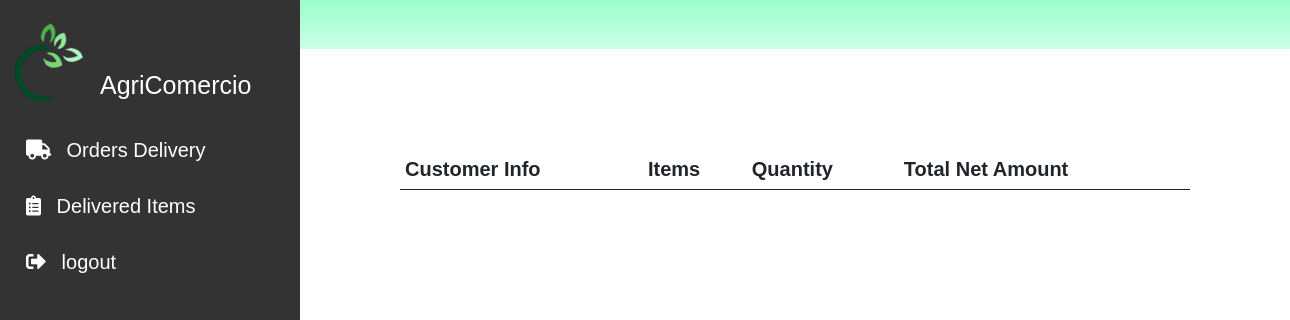
The page /shipper/order_history.php on the database as committed earlier.
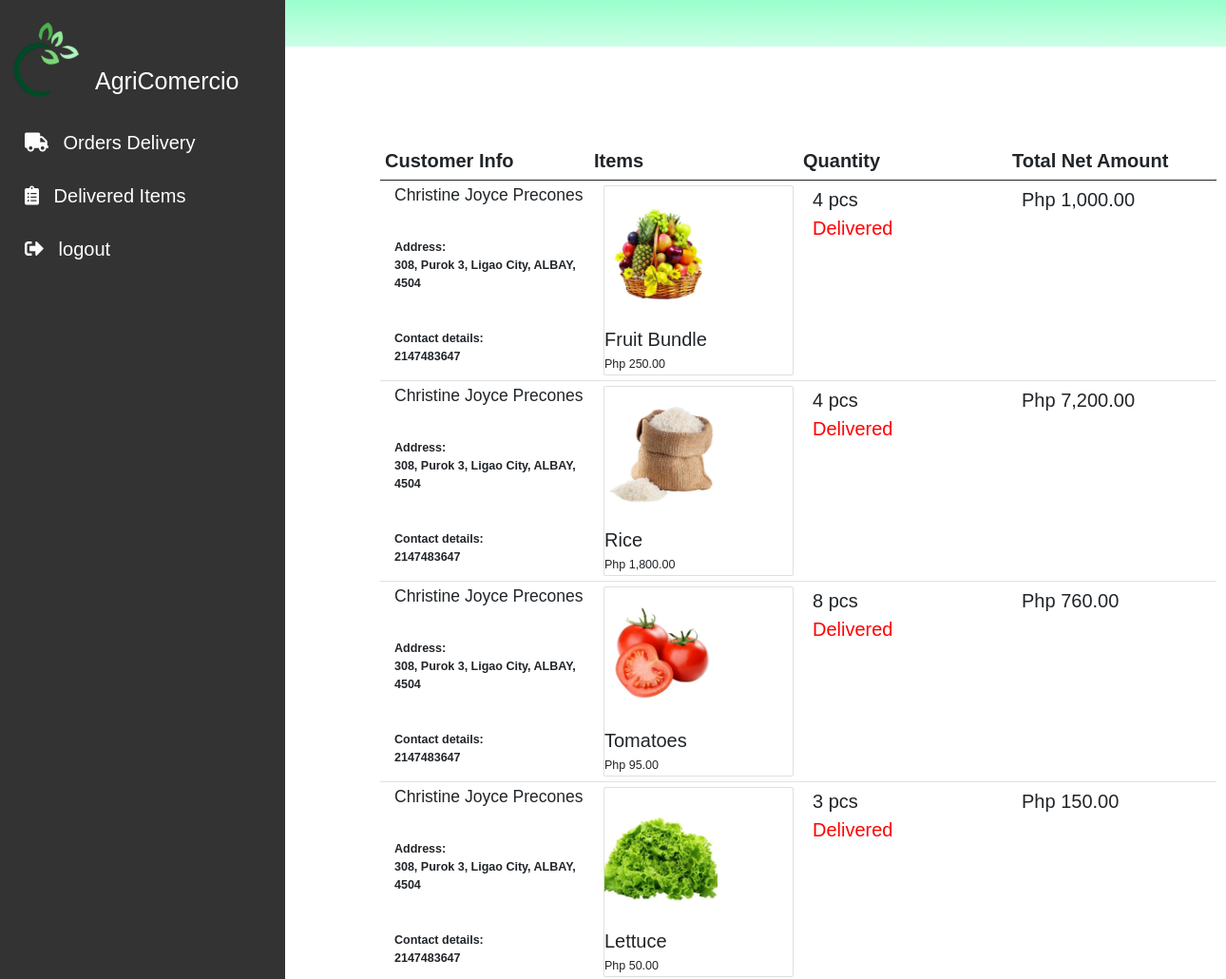
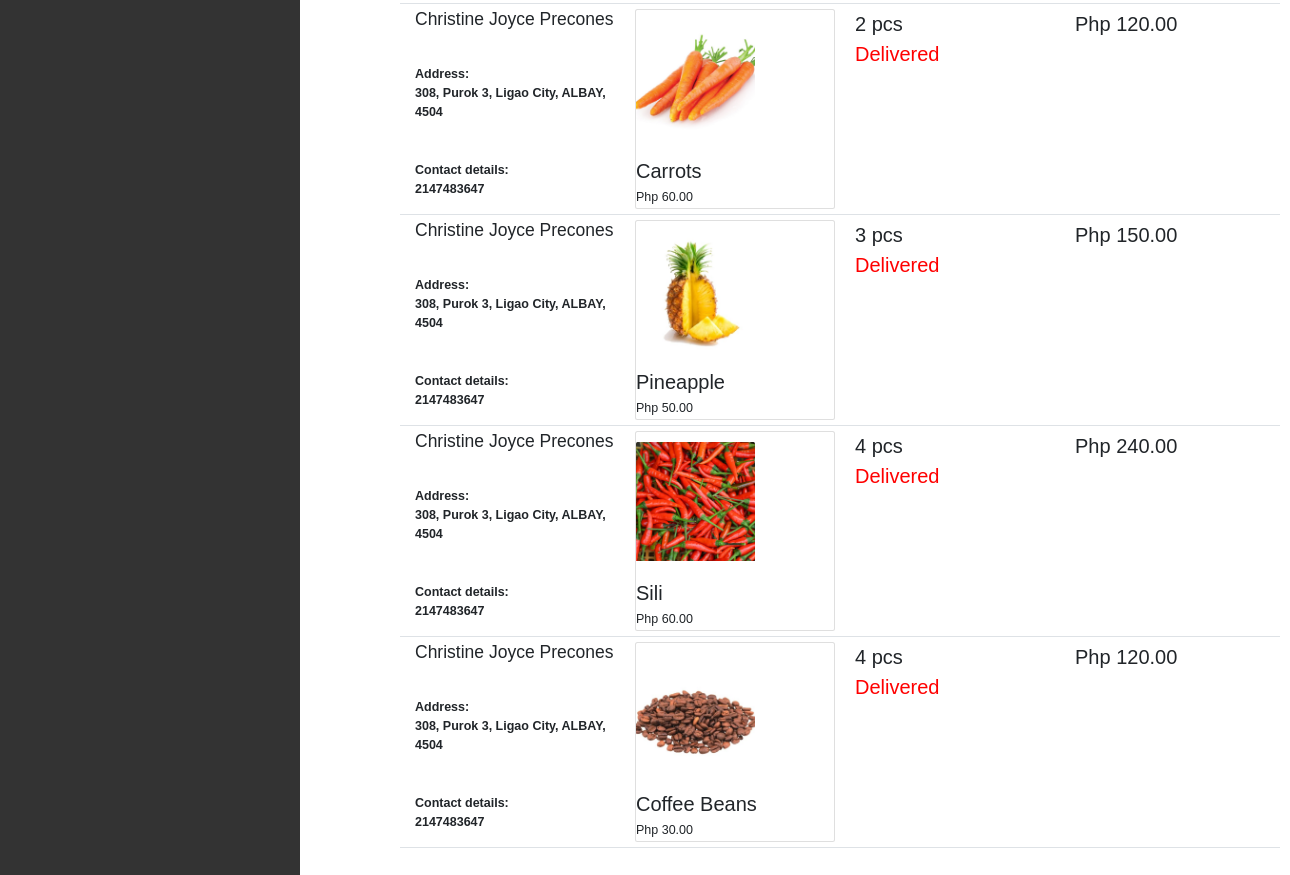
The same page on the database as committed later (2 pictures, top to bottom).
### tables this page shows
CREATE TABLE `orders` (
  `order_id` int(11) NOT NULL,
  `order_number` varchar(64) NOT NULL,
  `user_ref_num` varchar(128) NOT NULL COMMENT 'for customer',
  `item_id` int(11) NOT NULL,
  `user_id` varchar(64) NOT NULL COMMENT 'for seller',
  `item_qty` int(255) NOT NULL,
  `net_amt` int(255) NOT NULL,
  `status` varchar(1) NOT NULL DEFAULT 'P',
  `tracking_order_status` varchar(1) NOT NULL DEFAULT 'P',
  `date` date NOT NULL DEFAULT current_timestamp()
);

CREATE TABLE `user_info` (
  `user_info_id` int(11) NOT NULL,
  `user_fullname` varchar(128) NOT NULL,
  `user_ref_num` varchar(64) NOT NULL,
  `gender` varchar(20) NOT NULL,
  `contact_details` varchar(20) NOT NULL,
  `house_no_street_brgy` varchar(128) NOT NULL,
  `city` varchar(128) NOT NULL,
  `province` varchar(128) NOT NULL,
  `postal_code` int(11) NOT NULL,
  `user_type` varchar(55) NOT NULL
);

CREATE TABLE `items` (
  `item_id` int(11) NOT NULL,
  `item_name` varchar(128) NOT NULL,
  `cat_id` int(11) NOT NULL,
  `item_desc` varchar(255) NOT NULL,
  `item_status` varchar(20) NOT NULL COMMENT 'A for Available, NA for unavailable',
  `item_price` int(11) NOT NULL,
  `user_id` varchar(64) NOT NULL COMMENT 'this is for Sellers user_ref_number',
  `item_img` varchar(128) NOT NULL
);

### shipper/order_history.php (the view, shortened to what this page needs)
<?php
include_once ('../includes/db_conn.php');
?>
<!DOCTYPE html>
<html lang="en">
<head>
    <link rel="stylesheet" href="../css/bootstrap.min.css">
    <link rel="stylesheet" href="../css/style.css">
    <link rel="stylesheet" href="../css/fontawesome.css">
    <link rel="stylesheet" href="https://cdnjs.cloudflare.com/ajax/libs/font-awesome/5.15.2/css/all.min.css">
</head>
<body>
<header id="header">
<div class="right">
</div>
<div class="left">
        <div class="dropdown">
        </div>
</div>
</header>
<body>
<div class="sidenav">
  <div class="sidenav-title">
    <div class="sidenav_image">
      <img src="../img/logo1.png" alt=""width = "90px ">
      <h1>AgriComercio</h1>
    </div>
  </div>
  <a href="index.php"><i class="fas fa-truck"></i> Orders Delivery </a>
  <a href="order_history.php"><i class="fas fa-clipboard-list"></i> Delivered Items </a>
  <a href="../logout.php"><i class="fas fa-sign-out-alt"></i> logout </a>
</div>
<main>
<section id="cart-page">
    <?php
        $sql_cart_list = "SELECT o.order_id
                        , i.item_name
                        , i.item_img
                        , i.item_price
                        , o.item_qty
                        , o.user_id
                        , o.tracking_order_status
                        , (i.item_price * o.item_qty) subtotal_price
                        , uf.user_fullname
                        , uf.house_no_street_brgy
                        , uf.city
                        , uf.province
                        , uf.postal_code
                        , uf.contact_details
                        FROM orders o
                        JOIN items i
                        ON o.item_id = i.item_id
                        JOIN user_info uf
                        ON o.user_ref_num = uf.user_ref_num
                        WHERE o.status = 'C'
                        AND o.tracking_order_status= 'C'; ";
                        $stmt=mysqli_stmt_init($conn);
                if (!mysqli_stmt_prepare($stmt, $sql_cart_list)){
                    header("location: index.php?error=stmtfailed");
                    exit();
                    }
                    mysqli_stmt_execute($stmt);
                    $resultData = mysqli_stmt_get_result($stmt);
    ?>
       <table class='table'>
               <thead>
                    <th> Customer Info</th>
                   <th> Items</th>
                   <th> Quantity </th>
                   <th> Total Net Amount </th>
               </thead>
    <tbody>
        <?php
        while($row = mysqli_fetch_assoc($resultData)){ ?>
        <tr>
        <td>
        <div class="cart_card">
                    <h3><?php echo $row['user_fullname']?></h3>
                    <br>
                    <p class="lead" style="font-weight:bold;">
                     <label for="">Address:</label>
                     <br>
                     <?php echo $row['house_no_street_brgy']?></h2>,
                     <?php echo $row['city']?></h2>,
                     <?php echo $row['province']?></h2>,
                     <?php echo $row['postal_code']?></h2>
                    </p>
                    <br>
                    <p class="lead" style="font-weight:bold; ;">
                     <label for="">Contact details:</label>
                     <br>
                     <?php echo $row['contact_details']?>
                    </p>
                </div>
           </td>
          <td>
            <div class="cart_card card">
                <div class="image"><img src="../img/<?php echo $row['item_img'];?>" class="card-img-top" alt="1x1"></div>
                <div class="card-title">
                    <h2><?php echo $row['item_name']?></h2>
                    <p class="lead">
                       Php <?php  echo number_format($row['item_price'],2); ?>
                    </p>
                </div>
            </div>
           </td>
           <td>
            <div class="cart_card">
                             <?php  echo $row['item_qty']; ?> pcs
                            <p class="lead" style="color:red; font-size:2rem;"><?php echo $row['tracking_order_status'] == 'P' ? 'For Delivery' : 'Delivered' ; ?></p>
            </div>
           </td>
           <td>
            <div class="cart_card">
                Php <?php echo number_format($row['subtotal_price'],2); ?>
            </div>
           </td>
        </tr>
    <?php } ?>
    </tbody>
    </table>
</section>
</main>
</body>
</html>

### css/style.css (style rules this page uses)
* { margin: 0; box-sizing: border-box; transition: all .1s linear; font-family: 'Exo 2', sans-serif ; }
html { font-size: 62.5%; scroll-behavior: smooth; }
body { overflow-x: hidden; }
#header { font-size: 1.5rem; font-weight: lighter; background-image:linear-gradient(#99ffcc,#ccffe6) ; }
main { margin-left: 30rem; padding: 0; }
.sidenav { height: 100%; width: 300px; position: fixed; z-index: 1; top: 0; left: 0; background-color:#333333; overflow-x: hidden; padding-top: 20px; }
.sidenav a { padding: 10px 8px 6px 16px; text-decoration: none; font-size: 2rem; color: #fff; display: block; font-weight: lighter; }
.sidenav i { margin: 1rem; color: white; }
.sidenav img { margin-bottom: 6rem; }
.sidenav h1 { color: white; margin-top: -10rem; margin-bottom: 2rem; margin-left: 10rem; }
#cart-page { margin: 100px; font-size: 2rem; }
.cart_card { height: 20rem; width: 20rem; margin-left:1rem; }
.cart_card .image { height: 60%; width: 60%; margin-top: 1rem; }
.cart_card .card-title { margin-top: 2rem; font-size: 2.5rem; }
.image { margin-top: 1rem; height: 30%; width: 100%; justify-content: center; text-align-last: center; }

Rows that differ between the two databases and show on the page:
added orders: user_info.user_fullname "Christine Joyce Precones", user_info.house_no_street_brgy "308, Purok 3", user_info.city "Ligao City", user_info.province "ALBAY", user_info.postal_code "4504", user_info.contact_details "2147483647", item.item_img (picture), item.item_name "Fruit Bundle", item.item_price "250.00", item_qty "4", tracking_order_status "Delivered", subtotal_price "1,000.00"
added orders: user_info.user_fullname "Christine Joyce Precones", user_info.house_no_street_brgy "308, Purok 3", user_info.city "Ligao City", user_info.province "ALBAY", user_info.postal_code "4504", user_info.contact_details "2147483647", item.item_img (picture), item.item_name "Rice", item.item_price "1,800.00", item_qty "4", tracking_order_status "Delivered", subtotal_price "7,200.00"
added orders: user_info.user_fullname "Christine Joyce Precones", user_info.house_no_street_brgy "308, Purok 3", user_info.city "Ligao City", user_info.province "ALBAY", user_info.postal_code "4504", user_info.contact_details "2147483647", item.item_img (picture), item.item_name "Tomatoes", item.item_price "95.00", item_qty "8", tracking_order_status "Delivered", subtotal_price "760.00"
added orders: user_info.user_fullname "Christine Joyce Precones", user_info.house_no_street_brgy "308, Purok 3", user_info.city "Ligao City", user_info.province "ALBAY", user_info.postal_code "4504", user_info.contact_details "2147483647", item.item_img (picture), item.item_name "Lettuce", item.item_price "50.00", item_qty "3", tracking_order_status "Delivered", subtotal_price "150.00"
added orders: user_info.user_fullname "Christine Joyce Precones", user_info.house_no_street_brgy "308, Purok 3", user_info.city "Ligao City", user_info.province "ALBAY", user_info.postal_code "4504", user_info.contact_details "2147483647", item.item_img (picture), item.item_name "Carrots", item.item_price "60.00", item_qty "2", tracking_order_status "Delivered", subtotal_price "120.00"
added orders: user_info.user_fullname "Christine Joyce Precones", user_info.house_no_street_brgy "308, Purok 3", user_info.city "Ligao City", user_info.province "ALBAY", user_info.postal_code "4504", user_info.contact_details "2147483647", item.item_img (picture), item.item_name "Pineapple", item.item_price "50.00", item_qty "3", tracking_order_status "Delivered", subtotal_price "150.00"
added orders: user_info.user_fullname "Christine Joyce Precones", user_info.house_no_street_brgy "308, Purok 3", user_info.city "Ligao City", user_info.province "ALBAY", user_info.postal_code "4504", user_info.contact_details "2147483647", item.item_img (picture), item.item_name "Sili", item.item_price "60.00", item_qty "4", tracking_order_status "Delivered", subtotal_price "240.00"
added orders: user_info.user_fullname "Christine Joyce Precones", user_info.house_no_street_brgy "308, Purok 3", user_info.city "Ligao City", user_info.province "ALBAY", user_info.postal_code "4504", user_info.contact_details "2147483647", item.item_img (picture), item.item_name "Coffee Beans", item.item_price "30.00", item_qty "4", tracking_order_status "Delivered", subtotal_price "120.00"
